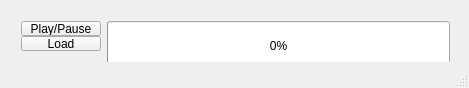
<?xml version="1.0" encoding="UTF-8"?>
<ui version="4.0">
 <class>MainWindow</class>
 <widget class="QMainWindow" name="MainWindow">
  <property name="geometry">
   <rect>
    <x>0</x>
    <y>0</y>
    <width>469</width>
    <height>88</height>
   </rect>
  </property>
  <property name="windowTitle">
   <string>MainWindow</string>
  </property>
  <widget class="QWidget" name="centralWidget">
   <widget class="QWidget" name="layoutWidget">
    <property name="geometry">
     <rect>
      <x>10</x>
      <y>10</y>
      <width>451</width>
      <height>52</height>
     </rect>
    </property>
    <layout class="QHBoxLayout" name="horizontalLayout">
     <item>
      <layout class="QVBoxLayout" name="verticalLayout">
       <property name="spacing">
        <number>0</number>
       </property>
       <item>
        <widget class="QPushButton" name="play_pause">
         <property name="text">
          <string>Play/Pause</string>
         </property>
        </widget>
       </item>
       <item>
        <widget class="QPushButton" name="load">
         <property name="text">
          <string>Load</string>
         </property>
        </widget>
       </item>
      </layout>
     </item>
     <item>
      <widget class="QProgressBar" name="progressBar">
       <property name="minimumSize">
        <size>
         <width>0</width>
         <height>50</height>
        </size>
       </property>
       <property name="value">
        <number>0</number>
       </property>
      </widget>
     </item>
    </layout>
   </widget>
  </widget>
  <widget class="QStatusBar" name="statusBar"/>
 </widget>
 <layoutdefault spacing="6" margin="11"/>
 <resources/>
 <connections/>
</ui>
